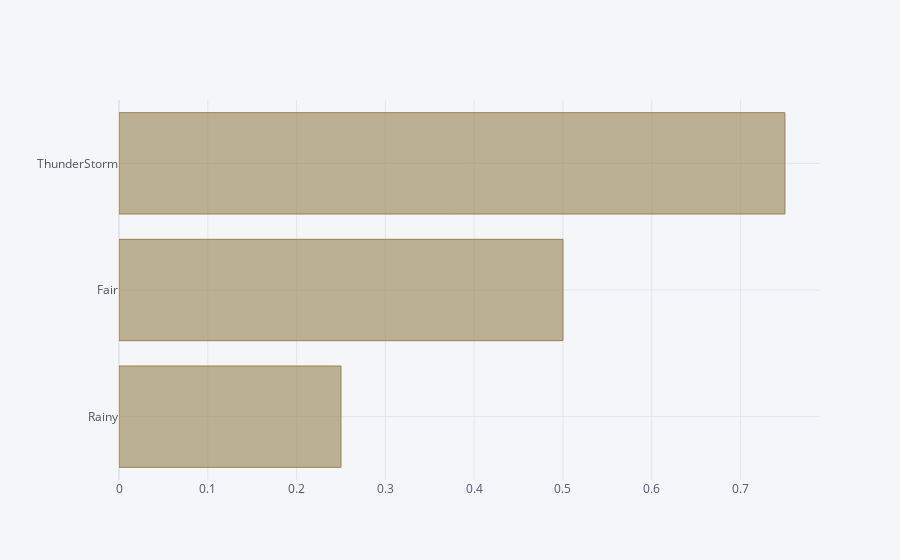

Here is the notebook cell this chart was saved with:
### Code cell
d2.sort_values(by='Tasa',ascending=True).iplot(kind='barh', y='Tasa', x="clima", color='#978350')

### Figure 1 — Plotly figure (JSON) as saved in the notebook; plotly's stock layout.template omitted (floating-point values rounded to 4 significant figures)
{"data": [{"marker": {"color": "rgba(151, 131, 80, 0.6)", "line": {"color": "rgba(151, 131, 80, 1.0)", "width": 1}}, "name": "Tasa", "orientation": "h", "text": "", "type": "bar", "x": [0.25, 0.5, 0.75], "y": ["Rainy", "Fair", "ThunderStorm"]}], "layout": {"legend": {"bgcolor": "#F5F6F9", "font": {"color": "#4D5663"}}, "paper_bgcolor": "#F5F6F9", "plot_bgcolor": "#F5F6F9", "title": {"font": {"color": "#4D5663"}}, "xaxis": {"gridcolor": "#E1E5ED", "showgrid": true, "tickfont": {"color": "#4D5663"}, "title": {"font": {"color": "#4D5663"}, "text": ""}, "zerolinecolor": "#E1E5ED"}, "yaxis": {"gridcolor": "#E1E5ED", "showgrid": true, "tickfont": {"color": "#4D5663"}, "title": {"font": {"color": "#4D5663"}, "text": ""}, "zerolinecolor": "#E1E5ED"}}}
